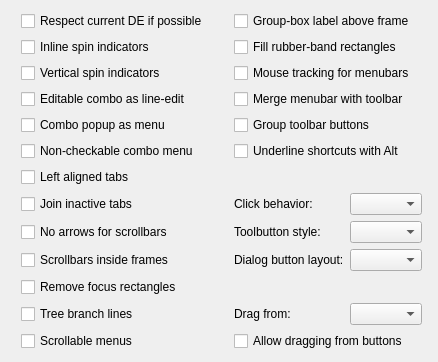
             <widget class="QWidget" name="tab_4">
              <attribute name="title">
               <string>Miscellaneous</string>
              </attribute>
              <layout class="QGridLayout" name="gridLayout_11">
               <item row="0" column="1">
                <widget class="QCheckBox" name="checkBoxDE">
                 <property name="toolTip">
                  <string>When this is enabled and checked, Kvantum will try to
respect some settings of the current desktop environment.

This checkbox may disable some options.
Uncheck it if you want to use those options!</string>
                 </property>
                 <property name="whatsThis">
                  <string>&lt;html&gt;&lt;head/&gt;&lt;body&gt;&lt;p&gt;When this is enabled and checked, Kvantum will try to respect some settings of the current desktop environment if it is KDE, Unity, Gnome or Pantheon.&lt;/p&gt;&lt;p&gt;Under KDE, it makes Kvantum read KDE settings for small and large icon sizes and also single or double clicking.&lt;/p&gt;&lt;p&gt;Under Unity, Gnome and Pantheon, it removes icons from menus and push-buttons (even if the corresponding dconf keys are changed) and disables window translucency.&lt;/p&gt;&lt;p&gt;This checkbox may disable some options. Uncheck it if you want to use those options!&lt;/p&gt;&lt;/body&gt;&lt;/html&gt;</string>
                 </property>
                 <property name="text">
                  <string>Respect current DE if possible</string>
                 </property>
                </widget>
               </item>
               <item row="0" column="3" colspan="2">
                <widget class="QCheckBox" name="checkBoxGroupLabel">
                 <property name="toolTip">
                  <string>By default, the label is on the frame
and the frame is cut to contain it.

Checking this puts the label right above
the frame, so that the frame isn't cut.</string>
                 </property>
                 <property name="text">
                  <string>Group-box label above frame</string>
                 </property>
                </widget>
               </item>
               <item row="1" column="1">
                <widget class="QCheckBox" name="checkBoxInlineSpin">
                 <property name="toolTip">
                  <string>By default, spin indicators are drawn as
two buttons with arrows or plus/minus signs.

Checking this integrates the spin indicators
into the spin line-edit..</string>
                 </property>
                 <property name="text">
                  <string>Inline spin indicators</string>
                 </property>
                </widget>
               </item>
               <item row="1" column="3" colspan="2">
                <widget class="QCheckBox" name="checkBoxRubber">
                 <property name="toolTip">
                  <string>By default, drop rectangles for movable
toolbars and dock widgets are hollow.

This option fills drop rectangles with
the highlight color.</string>
                 </property>
                 <property name="text">
                  <string>Fill rubber-band rectangles</string>
                 </property>
                </widget>
               </item>
               <item row="2" column="1">
                <widget class="QCheckBox" name="checkBoxVSpin">
                 <property name="toolTip">
                  <string>By default, spin indicators are drawn on adjacent buttons.

Checking this puts the spin-up indicator above the
spin-down one inside the spin line-edit.</string>
                 </property>
                 <property name="text">
                  <string>Vertical spin indicators</string>
                 </property>
                </widget>
               </item>
               <item row="2" column="3" colspan="2">
                <widget class="QCheckBox" name="checkBoxMenubar">
                 <property name="toolTip">
                  <string>Mouse tracking is enabled
for menubars by default.</string>
                 </property>
                 <property name="whatsThis">
                  <string>&lt;html&gt;&lt;head/&gt;&lt;body&gt;&lt;p&gt;Mouse tracking is enabled for menubars by default, i.e., after a menubar item is clicked and its menu is shown, the menus of the other menubar items will be shown if the cursor is put on them without clicking.&lt;/p&gt;&lt;/body&gt;&lt;/html&gt;</string>
                 </property>
                 <property name="text">
                  <string>Mouse tracking for menubars</string>
                 </property>
                </widget>
               </item>
               <item row="3" column="1">
                <widget class="QCheckBox" name="checkBoxComboEdit">
                 <property name="toolTip">
                  <string>Draw the whole editable combo-box as a
line-edit with arrow (and icon, if it exists)?</string>
                 </property>
                 <property name="whatsThis">
                  <string>&lt;html&gt;&lt;head/&gt;&lt;body&gt;&lt;p&gt;Draw the whole editable combo-box as a line-edit with arrow (and icon, if it exists)?&lt;/p&gt;&lt;p&gt;By default, a combo-box consists of a line-edit, a button with arrow on one side and another button with icon on the other side.&lt;/p&gt;&lt;/body&gt;&lt;/html&gt;</string>
                 </property>
                 <property name="text">
                  <string>Editable combo as line-edit</string>
                 </property>
                </widget>
               </item>
               <item row="3" column="3" colspan="2">
                <widget class="QCheckBox" name="checkBoxMenuToolbar">
                 <property name="toolTip">
                  <string>If checked, the menubar and toolbar will be drawn as a whole by
the toolbar SVG element when they are adjacent to each another.</string>
                 </property>
                 <property name="text">
                  <string>Merge menubar with toolbar</string>
                 </property>
                </widget>
               </item>
               <item row="4" column="1">
                <widget class="QCheckBox" name="checkBoxComboMenu">
                 <property name="toolTip">
                  <string>Draw combo popups as menu popups (i.e. like in Gtk)?

By default, combo popups do not cover the combo box.</string>
                 </property>
                 <property name="text">
                  <string>Combo popup as menu</string>
                 </property>
                </widget>
               </item>
               <item row="4" column="3" colspan="2">
                <widget class="QCheckBox" name="checkBoxGroupToolbar">
                 <property name="toolTip">
                  <string>If checked, toolbar buttons will be drawn grouped and raised
between toolbar separators.</string>
                 </property>
                 <property name="text">
                  <string>Group toolbar buttons</string>
                 </property>
                </widget>
               </item>
               <item row="5" column="1">
                <widget class="QCheckBox" name="checkBoxHideComboCheckboxes">
                 <property name="toolTip">
                  <string>When drawing combo popups as menus,
there will be a checkbox next to each entry
(although Kvantum draws it as a radio button).

This option will hide these.</string>
                 </property>
                 <property name="text">
                  <string>Non-checkable combo menu</string>
                 </property>
                </widget>
               </item>
               <item row="5" column="3" colspan="2">
                <widget class="QCheckBox" name="checkBoxAlt">
                 <property name="toolTip">
                  <string>If unchecked, shortcuts will not be underlined at all.</string>
                 </property>
                 <property name="text">
                  <string>Underline shortcuts with Alt</string>
                 </property>
                </widget>
               </item>
               <item row="6" column="1">
                <widget class="QCheckBox" name="checkBoxleftTab">
                 <property name="toolTip">
                  <string>In Kvantum, tabs are centered by default.</string>
                 </property>
                 <property name="text">
                  <string>Left aligned tabs</string>
                 </property>
                </widget>
               </item>
               <item row="7" column="1">
                <widget class="QCheckBox" name="checkBoxJoinTab">
                 <property name="toolTip">
                  <string>Inactive tabs are joined together by default,
i.e., there is no border between them.</string>
                 </property>
                 <property name="text">
                  <string>Join inactive tabs</string>
                 </property>
                </widget>
               </item>
               <item row="8" column="1">
                <widget class="QCheckBox" name="checkBoxNoScrollArrow">
                 <property name="toolTip">
                  <string>Scrollbars have add-line and sub-line arrows by default.

Checking this box removes arrows as far as possible.

If disabled, see Compositing &amp; General Look → Transient scrollbars!</string>
                 </property>
                 <property name="text">
                  <string>No arrows for scrollbars</string>
                 </property>
                </widget>
               </item>
               <item row="7" column="3">
                <widget class="QLabel" name="label_10">
                 <property name="toolTip">
                  <string>How to activate view items?</string>
                 </property>
                 <property name="text">
                  <string>Click behavior:</string>
                 </property>
                </widget>
               </item>
               <item row="7" column="4">
                <widget class="QComboBox" name="comboClick">
                 <property name="toolTip">
                  <string>How to activate view items?</string>
                 </property>
                </widget>
               </item>
               <item row="9" column="0">
                <spacer name="horizontalSpacer_8">
                 <property name="orientation">
                  <enum>Qt::Horizontal</enum>
                 </property>
                 <property name="sizeHint" stdset="0">
                  <size>
                   <width>10</width>
                   <height>5</height>
                  </size>
                 </property>
                </spacer>
               </item>
               <item row="9" column="2">
                <spacer name="horizontalSpacer_9">
                 <property name="orientation">
                  <enum>Qt::Horizontal</enum>
                 </property>
                 <property name="sizeType">
                  <enum>QSizePolicy::Fixed</enum>
                 </property>
                 <property name="sizeHint" stdset="0">
                  <size>
                   <width>20</width>
                   <height>5</height>
                  </size>
                 </property>
                </spacer>
               </item>
               <item row="8" column="3">
                <widget class="QLabel" name="label_2">
                 <property name="toolTip">
                  <string>Will have effect only if style
is not set by the app in its code.

Default is &quot;Follow Style&quot;.</string>
                 </property>
                 <property name="text">
                  <string>Toolbutton style:</string>
                 </property>
                </widget>
               </item>
               <item row="8" column="4">
                <widget class="QComboBox" name="comboToolButton">
                 <property name="sizePolicy">
                  <sizepolicy hsizetype="MinimumExpanding" vsizetype="Fixed">
                   <horstretch>0</horstretch>
                   <verstretch>0</verstretch>
                  </sizepolicy>
                 </property>
                 <property name="toolTip">
                  <string>Will have effect only if style
is not set by the app in its code.

Default is &quot;Follow Style&quot;.</string>
                 </property>
                </widget>
               </item>
               <item row="9" column="5">
                <spacer name="horizontalSpacer_10">
                 <property name="orientation">
                  <enum>Qt::Horizontal</enum>
                 </property>
                 <property name="sizeHint" stdset="0">
                  <size>
                   <width>5</width>
                   <height>5</height>
                  </size>
                 </property>
                </spacer>
               </item>
               <item row="9" column="1">
                <widget class="QCheckBox" name="checkBoxScrollIn">
                 <property name="toolTip">
                  <string>Draw scrollbars inside view frames?

By default, scrollbars are drawn outide view frames.

If disabled, see Compositing &amp; General Look → Transient scrollbars!</string>
                 </property>
                 <property name="text">
                  <string>Scrollbars inside frames</string>
                 </property>
                </widget>
               </item>
               <item row="9" column="3">
                <widget class="QLabel" name="label_3">
                 <property name="text">
                  <string>Dialog button layout:</string>
                 </property>
                </widget>
               </item>
               <item row="9" column="4">
                <widget class="QComboBox" name="comboDialogButton"/>
               </item>
               <item row="10" column="1">
                <widget class="QCheckBox" name="checkBoxFocusRect">
                 <property name="toolTip">
                  <string>They may look like dotted rectangles
on focused buttons and other widgets.</string>
                 </property>
                 <property name="text">
                  <string>Remove focus rectangles</string>
                 </property>
                </widget>
               </item>
               <item row="11" column="1">
                <widget class="QCheckBox" name="checkBoxTree">
                 <property name="toolTip">
                  <string>Draw tree branch lines?

By default, tree branches have indicators but no line.</string>
                 </property>
                 <property name="text">
                  <string>Tree branch lines</string>
                 </property>
                </widget>
               </item>
               <item row="11" column="3">
                <widget class="QLabel" name="labelX11Drag">
                 <property name="toolTip">
                  <string>Drag windows from their menubars, primary toolbars
or anywhere possible (and not only from their title bars)?

If this is disabled, see:
Miscellaneous → Respect current DE if possible</string>
                 </property>
                 <property name="text">
                  <string>Drag from:</string>
                 </property>
                </widget>
               </item>
               <item row="11" column="4">
                <widget class="QComboBox" name="comboX11Drag">
                 <property name="toolTip">
                  <string>Drag windows from their menubars, primary toolbars
or anywhere possible (and not only from their title bars)?

If this is disabled, see:
Miscellaneous → Respect current DE if possible</string>
                 </property>
                </widget>
               </item>
               <item row="12" column="1">
                <widget class="QCheckBox" name="checkBoxScrollableMenu">
                 <property name="toolTip">
                  <string>Should big menus be scrollable and have
scroll arrows on their top and/or bottom?

By default, big menus are scrollable.</string>
                 </property>
                 <property name="text">
                  <string>Scrollable menus</string>
                 </property>
                </widget>
               </item>
               <item row="12" column="3" colspan="2">
                <widget class="QCheckBox" name="checkBoxBtnDrag">
                 <property name="toolTip">
                  <string>Warning: This can be quite confusing at first.

If you have enabled it, you could temporarily disable it
for a button that can be dragged and dropped by pressing
the Ctrl key before pressing the button.</string>
                 </property>
                 <property name="text">
                  <string>Allow dragging from buttons</string>
                 </property>
                </widget>
               </item>
              </layout>
             </widget>
